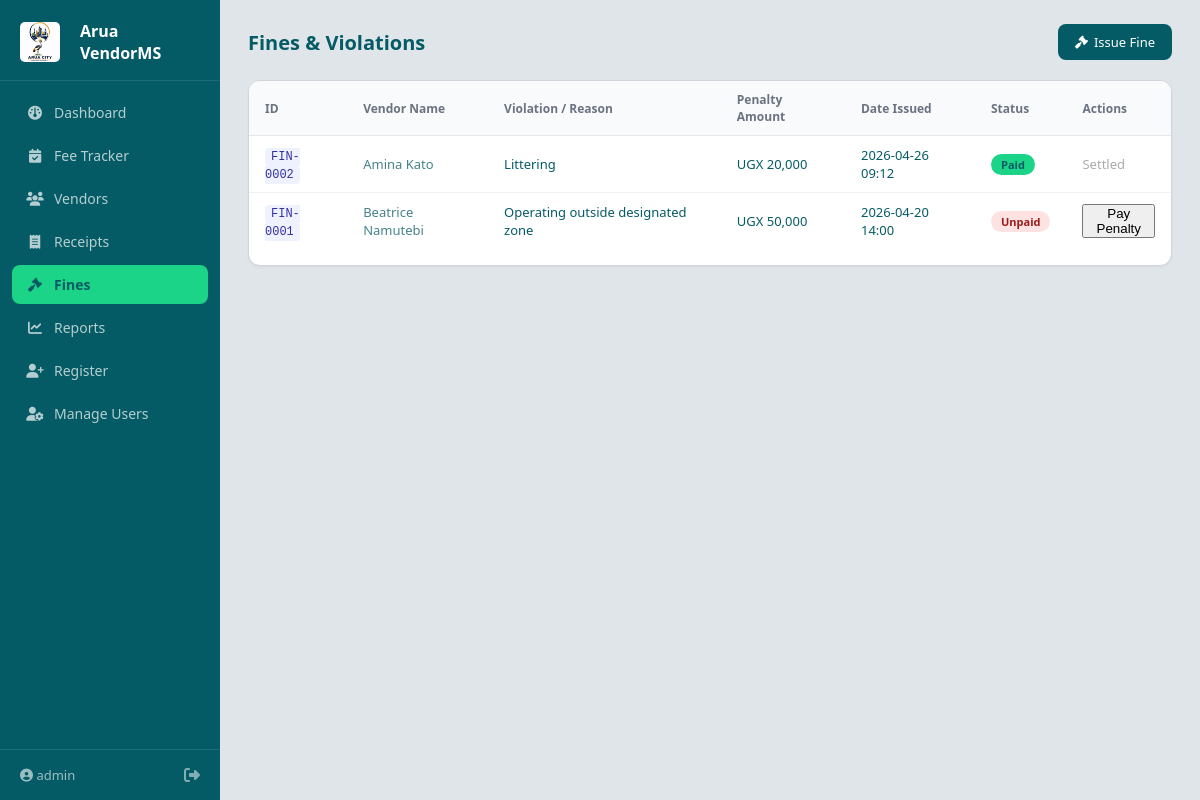
/fines (signed in), run on the app's committed database.
### models.py (models this page shows, shortened)
class User(UserMixin, db.Model):
    __tablename__ = 'users' # Name of the table in the SQL database
    id       = db.Column(db.Integer, primary_key=True)
    username = db.Column(db.String(80),  unique=True, nullable=False)
    email    = db.Column(db.String(120), unique=True, nullable=False)
    password_hash = db.Column(db.String(200), nullable=False)
    role          = db.Column(db.String(30), default='field_officer')
    vendor_ptr    = db.Column(db.Integer, db.ForeignKey('vendors.id'), nullable=True)
    created_at    = db.Column(db.String(30), default='')

class Fine(db.Model):
    __tablename__ = 'fines'
    id          = db.Column(db.Integer, primary_key=True)
    vendor_id   = db.Column(db.Integer, db.ForeignKey('vendors.id'), nullable=False)
    amount      = db.Column(db.Float, nullable=False)
    reason      = db.Column(db.String(200), nullable=False)
    date_issued = db.Column(db.String(30), nullable=False)
    status      = db.Column(db.String(20), default='Unpaid') # Unpaid | Paid
    issued_by   = db.Column(db.String(80), nullable=False)
    vendor_ref  = db.relationship('Vendor', backref=db.backref('fines', lazy=True))

class Vendor(db.Model):
    __tablename__ = 'vendors'
    id           = db.Column(db.Integer, primary_key=True)
    vendor_id    = db.Column(db.String(20),  unique=True, nullable=False)
    full_name    = db.Column(db.String(100), nullable=False)
    phone        = db.Column(db.String(20),  nullable=False)
    nin          = db.Column(db.String(30),  default='')
    dob          = db.Column(db.String(20),  default='')
    street_id    = db.Column(db.Integer, db.ForeignKey('streets.id'), nullable=True)
    street       = db.Column(db.String(100), nullable=True)
    trade_type   = db.Column(db.String(60),  nullable=False)
    stall_number = db.Column(db.String(20),  default='')
    permit_start = db.Column(db.String(20),  default='')
    permit_end   = db.Column(db.String(20),  default='')
    status       = db.Column(db.String(20),  default='Active')
    notes        = db.Column(db.Text,        default='')
    registered_at = db.Column(db.String(30), default='')
    receipts     = db.relationship('Receipt', backref='vendor_ref', lazy=True)
    fee_payments  = db.relationship('FeePayment', backref='vendor_ref', lazy=True)
    street_ref   = db.relationship('Street', backref='vendors', lazy=True)

### app.py (the view)
@app.route('/fines')
@login_required
@role_required('admin', 'finance_officer', 'field_officer', 'vendor')
def fines():
    query = Fine.query.order_by(Fine.id.desc())
    if current_user.role == 'vendor' and current_user.vendor_ptr:
        query = query.filter(Fine.vendor_id == current_user.vendor_ptr)
    fines_list = query.all()
    return render_template('fines.html', fines=fines_list)

### app.py (called while the page is built, shortened)
@app.before_request
def initialize_database():
    if IS_VERCEL and not db_url:
        return "<h1>Arua City System: Setup Required</h1><p>Vercel detected. Please add your <b>DATABASE_URL</b> to the Vercel Environment Variables to go live.</p>", 500

@login_manager.user_loader
def load_user(user_id):
    return User.query.get(int(user_id))

def role_required(*roles):
    def decorator(f):
        @wraps(f)
        def decorated_function(*args, **kwargs):
            if current_user.role not in roles and current_user.role != 'admin':
                abort(403) # Forbidden error
            return f(*args, **kwargs)
        return decorated_function
    return decorator

### templates/fines.html (shortened to what this page needs)
{% extends 'base.html' %}
{% block content %}
<div class="page-header">
  <h2>Fines & Violations</h2>
  <div class="header-actions">
    {% if current_user.role in ['admin', 'field_officer'] %}
    <a href="{{ url_for('issue_fine') }}" class="btn-primary">
      <i class="fa-solid fa-gavel"></i> Issue Fine
    </a>
    {% endif %}
  </div>
</div>
<div class="card">
  <div class="table-responsive">
    <table class="data-table">
      <thead>
        <tr>
          <th>ID</th>
          <th>Vendor Name</th>
          <th>Violation / Reason</th>
          <th>Penalty Amount</th>
          <th>Date Issued</th>
          <th>Status</th>
          <th>Actions</th>
        </tr>
      </thead>
      <tbody>
        {% for f in fines %}
        <tr>
          <td><code>FIN-{{ "%04d"|format(f.id) }}</code></td>
          <td>
            <a href="{{ url_for('vendor_detail', vendor_id=f.vendor_ref.id) }}">
              {{ f.vendor_ref.full_name }}
            </a>
          </td>
          <td>{{ f.reason }}</td>
          <td>UGX {{ "{:,.0f}".format(f.amount) }}</td>
          <td>{{ f.date_issued[:16] }}</td>
          <td>
            <span class="badge badge-{{ 'success' if f.status=='Paid' else 'danger' }}">
              {{ f.status }}
            </span>
          </td>
          <td>
            {% if f.status == 'Unpaid' %}
              <form method="POST" action="{{ url_for('pay_fine', fine_id=f.id) }}" style="display:inline;" onsubmit="return confirm('Mark this fine as Paid and generate a receipt?');">
                <button type="submit" class="btn-success">Pay Penalty</button>
              </form>
            {% else %}
              <span style="color:#aaa;">Settled</span>
            {% endif %}
          </td>
        </tr>
        {% else %}
        <tr>
          <td colspan="7" class="empty">No fines have been recorded.</td>
        </tr>
        {% endfor %}
      </tbody>
    </table>
  </div>
</div>
{% endblock %}

### templates/base.html (shortened to what this page needs)
<!DOCTYPE html>
<html lang="en">
<head>
  <link rel="stylesheet" href="{{ url_for('static', filename='css/style.css') }}">
  <link rel="stylesheet" href="https://cdnjs.cloudflare.com/ajax/libs/font-awesome/6.5.0/css/all.min.css">
</head>
<body>
{% if current_user.is_authenticated %}
<aside class="sidebar">
  <div class="sidebar-brand">
    <img src="{{ url_for('static', filename='img/logo.png') }}" alt="Logo" style="width: 40px; height: 40px; object-fit: contain; border-radius: 5px; margin-right: 10px;">
    <span>Arua VendorMS</span>
  </div>
  <nav class="sidebar-nav">
    <a href="{{ url_for('dashboard') }}" class="nav-link {% if request.endpoint=='dashboard' %}active{% endif %}">
      <i class="fa-solid fa-gauge"></i> Dashboard
    </a>
    {% if current_user.role in ['admin', 'field_officer', 'finance_officer'] %}
    <a href="{{ url_for('fee_tracker') }}" class="nav-link {% if request.endpoint=='fee_tracker' %}active{% endif %}">
      <i class="fa-solid fa-calendar-check"></i> Fee Tracker
    </a>
    <a href="{{ url_for('vendors') }}" class="nav-link {% if 'vendor' in request.endpoint and request.endpoint != 'register_vendor' %}active{% endif %}">
      <i class="fa-solid fa-users"></i> Vendors
    </a>
    {% endif %}
    <a href="{{ url_for('receipts') }}" class="nav-link {% if 'receipt' in request.endpoint %}active{% endif %}">
      <i class="fa-solid fa-receipt"></i> Receipts
    </a>
    <a href="{{ url_for('fines') }}" class="nav-link {% if request.endpoint=='fines' %}active{% endif %}">
      <i class="fa-solid fa-gavel"></i> Fines
    </a>
    {% if current_user.role in ['admin', 'finance_officer'] %}
    <a href="{{ url_for('reports') }}" class="nav-link {% if request.endpoint=='reports' %}active{% endif %}">
      <i class="fa-solid fa-chart-line"></i> Reports
    </a>
    {% endif %}
    {% if current_user.role in ['admin', 'field_officer'] %}
    <a href="{{ url_for('register_vendor') }}" class="nav-link {% if request.endpoint=='register_vendor' %}active{% endif %}">
      <i class="fa-solid fa-user-plus"></i> Register
    </a>
    {% endif %}
    {% if current_user.role == 'admin' %}
    <a href="{{ url_for('manage_users') }}" class="nav-link {% if request.endpoint=='manage_users' %}active{% endif %}">
      <i class="fa-solid fa-user-gear"></i> Manage Users
    </a>
    {% endif %}
  </nav>
  <div class="sidebar-footer">
    <span><i class="fa-solid fa-circle-user"></i> {{ current_user.username }}</span>
    <a href="{{ url_for('logout') }}" class="logout-link" title="Logout"><i class="fa-solid fa-right-from-bracket"></i></a>
  </div>
</aside>
<main class="main-content">
  {% block content %}{% endblock %}
</main>
{% else %}
  {% block auth_content %}{% endblock %}
{% endif %}
</body>
</html>

### css/style.css (style rules this page uses)
*, *::before, *::after { box-sizing: border-box; margin: 0; padding: 0; }
:root { --sidebar-bg: #055b65; --primary: #45828b; --accent: #1bd488; --bg: #e0e5e9; --text: #055b65; --white: #ffffff; }
body { font-family: 'Segoe UI', system-ui, sans-serif; font-size: 14px; color: var(--text); background: var(--bg); min-height: 100vh; }
a { color: var(--primary); text-decoration: none; }
code { font-family: 'Courier New', monospace; font-size: 12px; background: #eef2ff; padding: 2px 6px; border-radius: 4px; color: #3730a3; }
.sidebar { position: fixed; top: 0; left: 0; width: 220px; height: 100vh; background: var(--sidebar-bg); display: flex; flex-direction: column; padding: 0; z-index: 100; }
.main-content { margin-left: 220px; padding: 24px 28px; min-height: 100vh; }
.sidebar-brand { display: flex; align-items: center; gap: 10px; padding: 20px 20px 16px; font-size: 16px; font-weight: 700; color: #fff; border-bottom: 1px solid rgba(255,255,255,.1); }
.sidebar-nav { flex: 1; padding: 12px 12px; display: flex; flex-direction: column; gap: 4px; }
.nav-link { display: flex; align-items: center; gap: 10px; padding: 10px 14px; border-radius: 8px; color: rgba(255,255,255,.7); font-size: 14px; transition: background .15s, color .15s; }
.nav-link i { width: 18px; text-align: center; }
.nav-link.active { background: var(--accent); color: var(--sidebar-bg); font-weight: 600; }
.sidebar-footer { padding: 14px 20px; border-top: 1px solid rgba(255,255,255,.1); display: flex; align-items: center; justify-content: space-between; color: rgba(255,255,255,.6); font-size: 13px; }
.logout-link { color: rgba(255,255,255,.5); font-size: 16px; }
.page-header { display: flex; align-items: center; justify-content: space-between; margin-bottom: 20px; }
.page-header h2 { font-size: 20px; font-weight: 600; color: var(--sidebar-bg); }
.header-actions { display: flex; gap: 8px; }
.card { background: #fff; border-radius: 12px; border: 1px solid #d1d5db; margin-bottom: 16px; overflow: hidden; box-shadow: 0 1px 3px rgba(0,0,0,0.05); }
.data-table { width: 100%; border-collapse: collapse; font-size: 13px; }
.data-table th { padding: 10px 16px; text-align: left; font-weight: 600; font-size: 12px; color: #6b7280; background: #f9fafb; border-bottom: 1px solid #e5e7eb; }
.data-table td { padding: 10px 16px; border-bottom: 1px solid #f0f0f0; }
.data-table tr:last-child td { border-bottom: none; }
.badge { display: inline-block; padding: 3px 10px; border-radius: 20px; font-size: 11px; font-weight: 600; }
.badge-success { background: var(--accent); color: var(--sidebar-bg); }
.badge-danger { background: #fee2e2; color: #991b1b; }
.btn-primary, .btn-secondary, .btn-ghost, .btn-sm { display: inline-flex; align-items: center; gap: 6px; padding: 8px 16px; border-radius: 8px; font-size: 13px; font-weight: 500; cursor: pointer; border: 1px solid transparent; transition: all .15s; text-decoration: none; }
.btn-primary { background: var(--sidebar-bg); color: #fff; }
.table-responsive { width: 100%; overflow-x: auto; -webkit-overflow-scrolling: touch; margin-bottom: 1rem; border-radius: 8px; }
.data-table { width: 100%; border-collapse: collapse; font-size: 13px; min-width: 600px; }

### data on the page
User: username "admin"
Fine: id "0002", vendor_ref.full_name "Amina Kato", reason "Littering", amount "20,000", date_issued "2026-04-26 09:12", status "Paid", shows "Settled"
Fine: id "0001", vendor_ref.full_name "Beatrice Namutebi", reason "Operating outside designated zone", amount "50,000", date_issued "2026-04-20 14:00", status "Unpaid"
